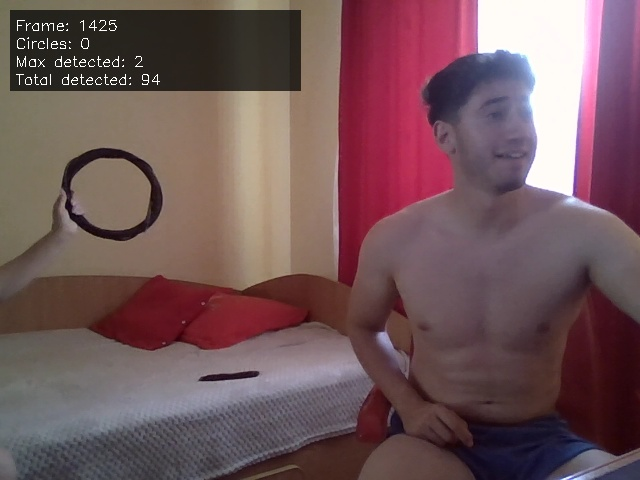
#> input picture drone-controll/circle_detection_20250720_192126_000.jpg, 640 x 480 px, given in place of the camera
$ python circle_deteciton.py
#> lines starting #> are read from the running program, lines starting #| are printed output that depends on the picture
import cv2
import numpy as np
from typing import List, Tuple, Dict
import math
import argparse
import json
import os
from datetime import datetime

class AdvancedCircleDetector:
    """Detector avansat pentru cercuri cu configurari personalizabile si urmarire temporala"""

    def __init__(self, config_file: str = "circle_config.json"):
        self.config_file = config_file
        self.load_config()

        self.cap = None
        self.frame_buffer = []  # Pentru filtrare temporala
        self.previous_circles = []  # Pentru urmarirea cercurilor
        self.max_history = 5  # Numărul de cadre memorate pentru urmarire

        self.detection_stats = {
            'total_frames': 0,
            'circles_detected': 0,
            'max_circles_in_frame': 0
        }

        # Culori pentru bounding boxes
        self.colors = {
            'closest': (0, 255, 0),      # Verde
            'second': (0, 255, 255),     # Galben
            'third': (255, 165, 0),      # Portocaliu
            'others': (128, 128, 128)    # Gri
        }

    def load_config(self):
        """Incarca configuratia din fisier"""
        default_config = {
            "detection": {
                "min_radius": 20,
                "max_radius": 200,
                "min_distance": 50,
                "param1": 50,  # Threshold mai relaxat pentru edge detection
                "param2": 10,  # Threshold mai relaxat pentru centru
                "dp": 1,
                "min_circle_strength": 0.3,
                "edge_density_threshold": 0.2
            },
            "preprocessing": {
                "gaussian_blur": 7,  # Kernel mai mare pentru reducerea zgomotului
                "gaussian_sigma": 1,
                "canny_low": 30,     # Praguri mai relaxate pentru Canny
                "canny_high": 100,
                "contrast_enhancement": True
            },
            "validation": {
                "min_edge_ratio": 0.1,  # Prag mai strict pentru margini
                "max_noise_ratio": 0.15, # Prag mai strict pentru zgomot
                "circularity_threshold": 0.4,
                "min_edge_consistency": 0.2,  # Prag nou pentru consistenta
                "min_contrast_score": 0.15     # Prag nou pentru contrast
            },
            "display": {
                "show_center": True,
                "show_radius": True,
                "show_bbox": True,
                "show_stats": True,
                "show_edges": False,
                "show_validation_info": True
            },
            "camera": {
                "width": 640,
                "height": 480,
                "fps": 30
            },
            "tracking": {
                "max_distance": 50,  # Distantă maximă pentru potrivirea cercurilor
                "max_radius_diff": 20,  # Diferență maximă de rază
                "min_tracking_score": 3  # Număr minim de cadre pentru validare
            }
        }

        try:
            if os.path.exists(self.config_file):
                with open(self.config_file, 'r') as f:
#> (reads drone-controll/circle_config.json from the repository)
                    loaded_config = json.load(f)
                self.config = self._merge_configs(default_config, loaded_config)
                print(f"✅ Configuratie incarcata din {self.config_file}")
            else:
                self.config = default_config
                self.save_config()
                print(f"📝 Configuratie default creata: {self.config_file}")
        except Exception as e:
            print(f"⚠️ Eroare la incarcarea configuratiei: {e}")
            self.config = default_config

    def _merge_configs(self, default_config, loaded_config):
        """Merge configurația încărcată cu cea default"""
        merged = default_config.copy()
        for section, values in loaded_config.items():
            if section in merged:
                if isinstance(values, dict):
                    merged[section].update(values)
                else:
                    merged[section] = values
            else:
                merged[section] = values
        return merged

    # [8 lines left out: function save_config, not called in this run]

    def initialize_camera(self, camera_id: int = 0) -> bool:
        """Initializeaza camera cu setari din config"""
#> in run_detection, frame is the input picture: shape (480, 640, 3); mean B, G, R 89.3, 85.9, 113.3
        try:
            self.cap = cv2.VideoCapture(camera_id)
            if not self.cap.isOpened():
                print(f"❌ Nu pot deschide camera {camera_id}")
                return False

            cam_config = self.config['camera']
            self.cap.set(cv2.CAP_PROP_FRAME_WIDTH, cam_config['width'])
            self.cap.set(cv2.CAP_PROP_FRAME_HEIGHT, cam_config['height'])
            self.cap.set(cv2.CAP_PROP_FPS, cam_config['fps'])

            print(f"✅ Camera initializata: {cam_config['width']}x{cam_config['height']} @ {cam_config['fps']}fps")
            return True
        except Exception as e:
            print(f"❌ Eroare la initializarea camerei: {e}")
            return False

    def preprocess_frame(self, frame: np.ndarray) -> Tuple[np.ndarray, np.ndarray]:
        """Preprocesseaza frame-ul cu filtrare temporala si edge detection"""
        # Converteste la grayscale si adauga la buffer
        gray = cv2.cvtColor(frame, cv2.COLOR_BGR2GRAY)
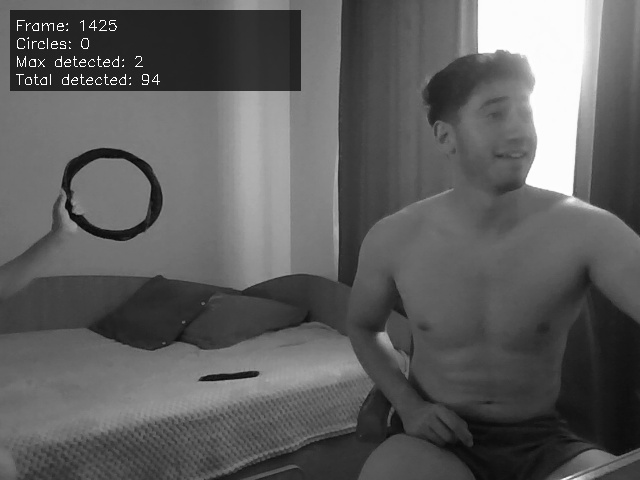
#> gray: shape (480, 640); min 5, max 255, mean 94.4
        self.frame_buffer.append(gray)
        if len(self.frame_buffer) > 3:
            self.frame_buffer.pop(0)

        # Aplica filtrare temporala (media ultimelor cadre)
        if len(self.frame_buffer) > 1:
            gray = np.mean(self.frame_buffer, axis=0).astype(np.uint8)

        # Aplica blur pentru reducerea zgomotului
        blur_size = self.config['preprocessing']['gaussian_blur']
        sigma = self.config['preprocessing']['gaussian_sigma']
        blurred = cv2.GaussianBlur(gray, (blur_size, blur_size), sigma)

        # Imbunatateste contrastul
        if self.config['preprocessing']['contrast_enhancement']:
            clahe = cv2.createCLAHE(clipLimit=3.0, tileGridSize=(8,8))
            enhanced = clahe.apply(blurred)
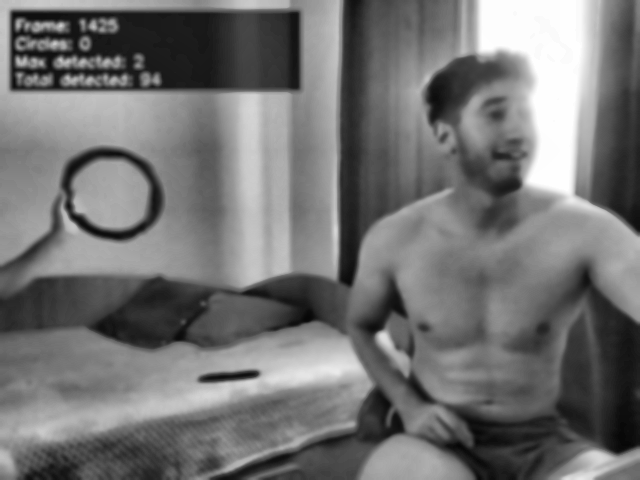
#> enhanced: shape (480, 640); min 6, max 254, mean 115
        else:
            enhanced = blurred

        # Edge detection
        edges = cv2.Canny(enhanced,
                         self.config['preprocessing']['canny_low'],
                         self.config['preprocessing']['canny_high'])
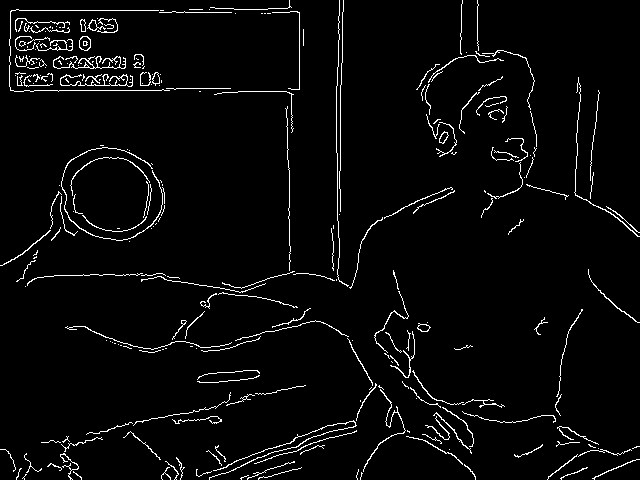
#> edges: shape (480, 640); 3.6% white in thin lines or dots

        # Morfologie pentru consolidarea marginilor
        kernel = cv2.getStructuringElement(cv2.MORPH_ELLIPSE, (3, 3))
        edges = cv2.morphologyEx(edges, cv2.MORPH_CLOSE, kernel)
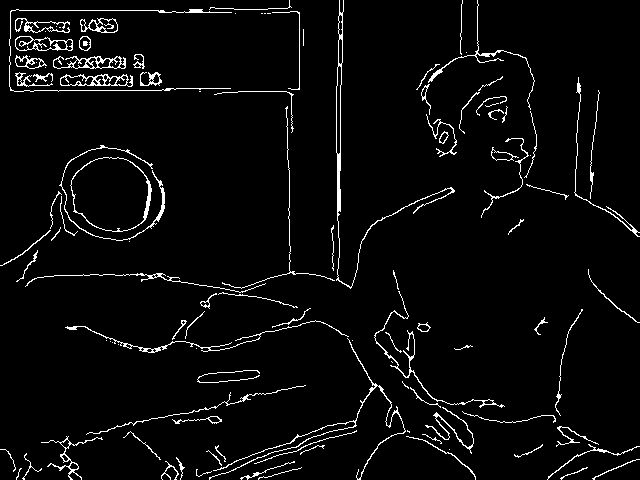
#> edges: shape (480, 640); 4% white in thin lines or dots

        return enhanced, edges

    def match_circles(self, new_circles: List[Dict], previous_circles: List[Dict]) -> List[Dict]:
        """Coreleaza cercurile noi cu cele din cadrele anterioare"""
        matched_circles = []
        tracking_config = self.config['tracking']

        for new_circle in new_circles:
            x, y = new_circle['center']
            r = new_circle['radius']
            best_match = None
            min_distance = float('inf')

            for prev_circle in previous_circles:
                px, py = prev_circle['center']
                pr = prev_circle['radius']
                distance = math.sqrt((x - px)**2 + (y - py)**2)
                radius_diff = abs(r - pr)

                if (distance < tracking_config['max_distance'] and
                    radius_diff < tracking_config['max_radius_diff']):
                    if distance < min_distance:
                        min_distance = distance
                        best_match = prev_circle

            if best_match:
                new_circle['tracking_score'] = best_match.get('tracking_score', 0) + 1
            else:
                new_circle['tracking_score'] = 1
            matched_circles.append(new_circle)

        return matched_circles

    def detect_circles(self, frame: np.ndarray) -> List[Dict]:
        """Detecteaza cercurile din frame cu validare si urmarire"""
        enhanced, edges = self.preprocess_frame(frame)
        det_config = self.config['detection']

        # Detecteaza cercurile folosind HoughCircles
        circles = cv2.HoughCircles(
            enhanced,
            cv2.HOUGH_GRADIENT,
            dp=det_config['dp'],
            minDist=det_config['min_distance'],
            param1=det_config['param1'],
            param2=det_config['param2'],
            minRadius=det_config['min_radius'],
            maxRadius=det_config['max_radius']
        )
#> circles = 89 rows, first 8: [138.5, 230.5, 220.8], [230.5, 227.5, 219.7], [280.5, 229.5, 221.9], [187.5, 245.5, 234], [159.5, 277.5, 205.4], [170.5, 178.5, 171], [202.5, 295.5, 175.7], [102.5, 253.5, 186.7]

        detected_circles = []

        if circles is not None:
            circles = np.round(circles[0, :]).astype("int")
#> circles = 89 rows, first 8: [138, 230, 221], [230, 228, 220], [280, 230, 222], [188, 246, 234], [160, 278, 205], [170, 178, 171], [202, 296, 176], [102, 254, 187]
#> (the rest of the program and of its run is left out)
